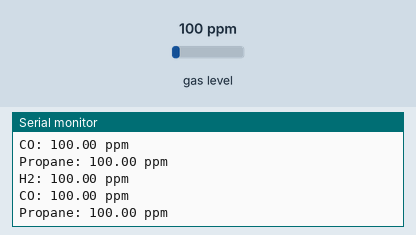
Simulated run of this sketch. Board: Arduino Uno, built with avr-gcc and run on an emulated ATmega328P. On the bench: the last lines printed to the serial monitor. The test bench sets the inputs (shaded band); at power-on: gas level 100 ppm.

Above: at 1.2 s.
1.3 s: gas level set to 20 ppm
At 2.2 s:
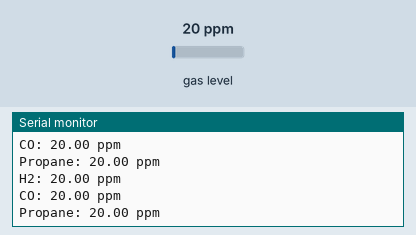
4.3 s: gas level set to 250 ppm
At 5.4 s:
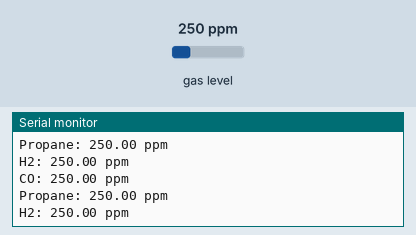
7.3 s: gas level set to 20 ppm
At 8.2 s:
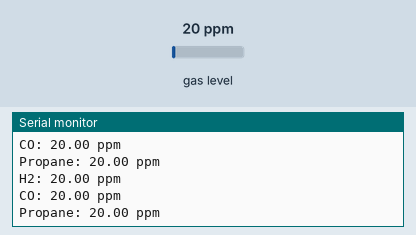
10.3 s: gas level set to 500 ppm
At 11.0 s:
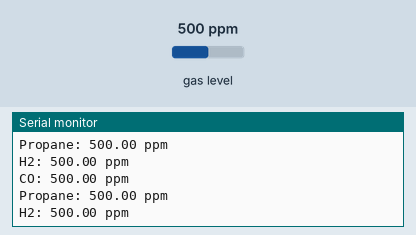
Timing chart, 0 to 13.3 s (numbered marks = the images above; inputs shaded):
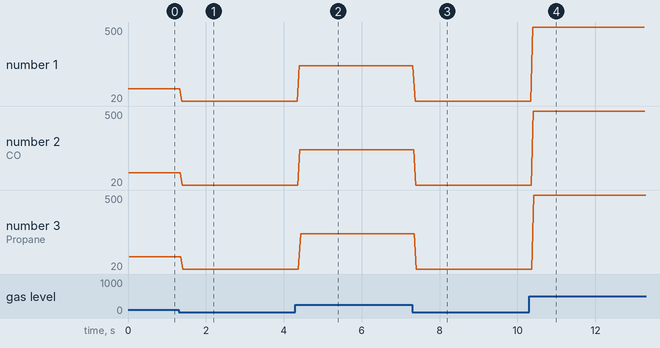

Measured:
- after the input at 1.3 s, the serial monitor: prints a new line after 0.08 s (image 1)
- after the input at 4.3 s, the serial monitor: prints a new line after 0.10 s (image 2)
- after the input at 10.3 s, the serial monitor: prints a new line after 0.09 s (image 4)
- plotted number 1: 100 → 20 after the input at 1.3 s, 20 → 250 after the input at 4.3 s, 20 → 500 after the input at 10.3 s
- plotted number 2: 100 → 20 after the input at 1.3 s, 20 → 250 after the input at 4.3 s, 20 → 500 after the input at 10.3 s
- plotted number 3: 100 → 20 after the input at 1.3 s, 20 → 250 after the input at 4.3 s, 20 → 500 after the input at 10.3 s

The sketch:

MQ-2.ino
```cpp
#include <MQUnifiedsensor.h>

#define pin A0 //Analog input 0 of your arduino
#define type 2 //MQ2
//#define calibration_button 13 //Pin to calibrate your sensor

//Declare Sensor
MQUnifiedsensor MQ2(pin, type);

//Variables
float H2, LPG, CO, Alcohol, Propane, Benzene;

void setup() {
  Serial.begin(9600); //Init serial port

  //init the sensor
  MQ2.inicializar();
  //pinMode(calibration_button, INPUT);
}

  void loop() {
  MQ2.update(); // Update data, the arduino will be read the voltaje in the analog pin
   //Read the sensor and print in serial port
  //Lecture will be saved in lecture variable
  //float lecture =  MQ2.readSensor("", true); // Return LPG concentration
  // Options, uncomment where you need
  H2 =  MQ2.readSensor("H2"); // Return H2 concentration
  LPG =  MQ2.readSensor("LPG"); // Return LPG concentration
  CO =  MQ2.readSensor("CO"); // Return CO concentration
  Alcohol =  MQ2.readSensor("Alcohol"); // Return Alcohol concentration
  Propane =  MQ2.readSensor("Propane"); // Return Propane concentration

  Serial.print("H2: ");Serial.print(H2,2);Serial.println(" ppm");
  Serial.print("CO: ");Serial.print(CO,2);Serial.println(" ppm");
  Serial.print("Propane: ");Serial.print(Propane,2);Serial.println(" ppm");
}
```
